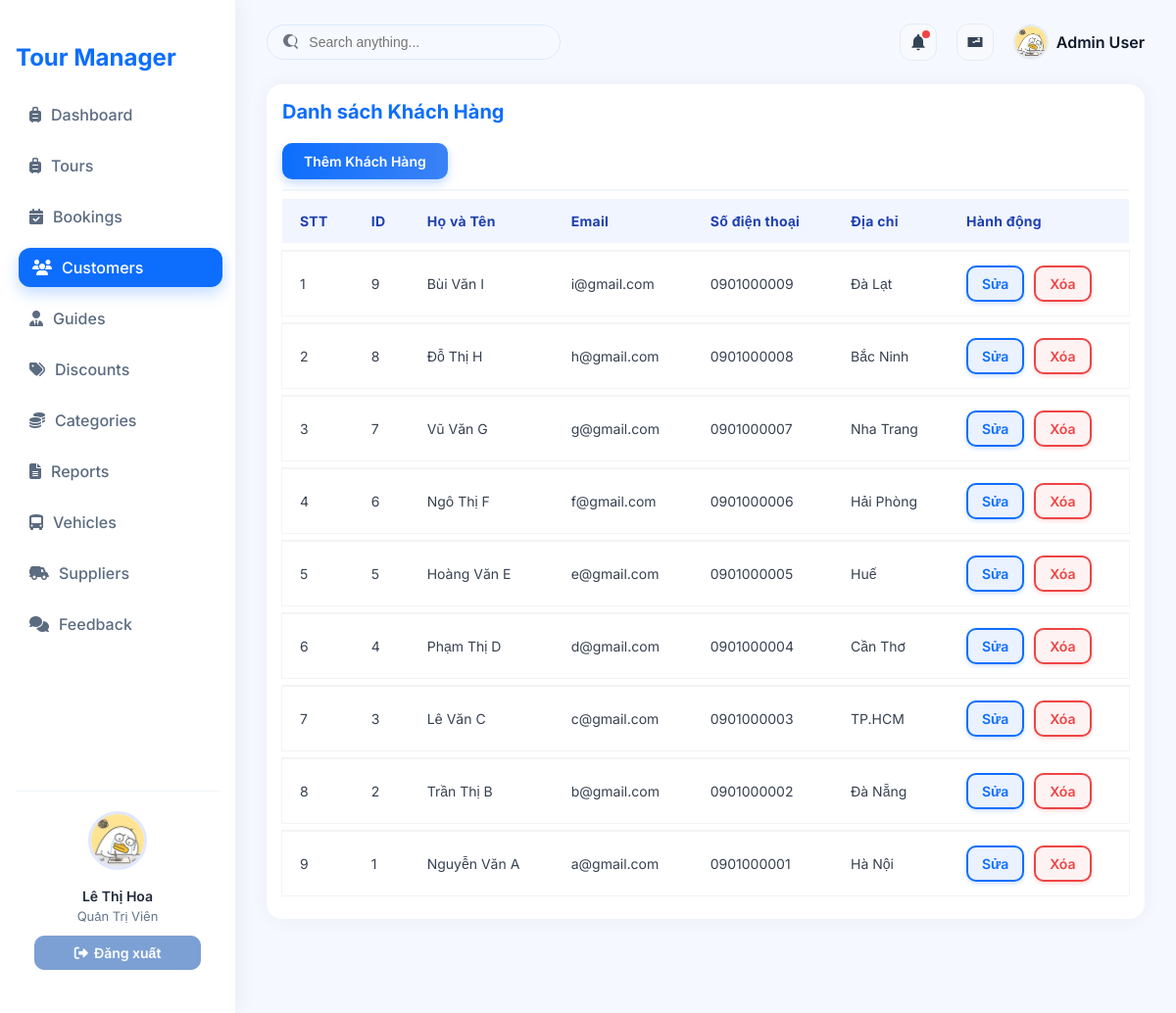
Before: /?action=admin-listCustomer (signed in) with the older database file.
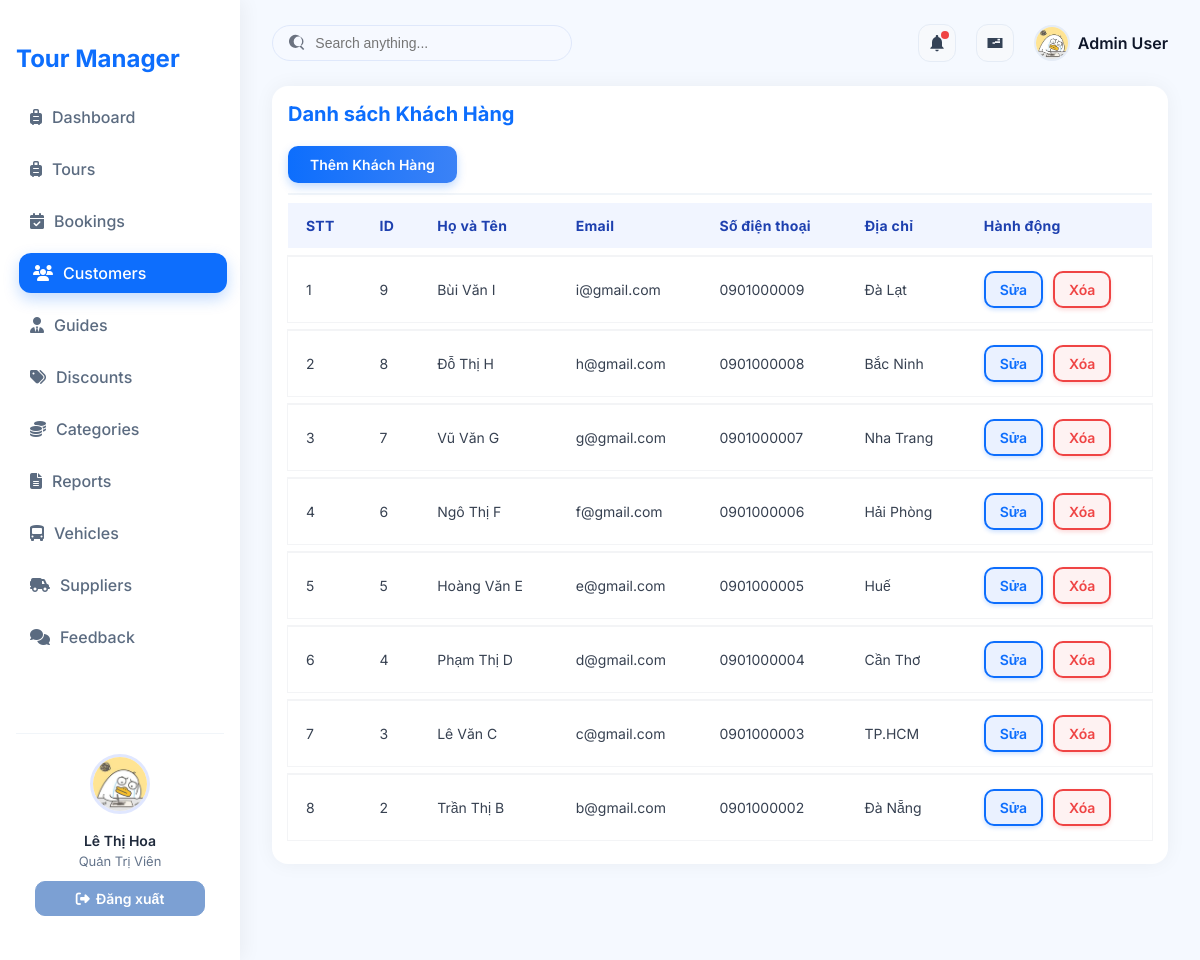
After: the same page with the newer database file.
### tables this page shows
CREATE TABLE `customers` (
  `customer_id` int NOT NULL,
  `full_name` varchar(100) DEFAULT NULL,
  `email` varchar(100) DEFAULT NULL,
  `phone` varchar(20) DEFAULT NULL,
  `address` varchar(255) DEFAULT NULL
);

### controllers/CustomerController.php (called while the page is built, shortened)
<?php
class CustomerController
{
    private $customerModel;
    public function __construct()
    {
        $this->customerModel = new CustomerQuery();
    }
    public function listCustomers()
    {
        $customers = $this->customerModel->getAllCustomers();
        require './views/Customer/listCustomer.php';
    }
}
?>

### routes/index.php (called while the page is built)
<?php
$action = $_GET['action'] ?? '/';
match ($action) {
    '/' => (new ProductController)->home(),
    'admin' => require './views/admin.php',
    'login'=>  (new AuthController)->login(),
    'logout'=>  (new AuthController)->logout(),
    'admin-listTours' => require './views/admin.php',
    'admin-createTours' => require './views/admin.php',
    'admin-updateTours' => require './views/admin.php',
    'admin-listUsers' => require './views/admin.php',
    'admin-createUsers' => require './views/admin.php',
    'admin-updateUsers' => require './views/admin.php',
    'admin-listCategory' => require './views/admin.php',
    'admin-createCategory' => require './views/admin.php',
    'admin-updateCategory' => require './views/admin.php',
    'admin-listCustomer' => require './views/admin.php',
    'admin-createCustomer' => require './views/admin.php',
    'admin-updateCustomer' => require './views/admin.php',
    'admin-listDiscount' => require './views/admin.php',
    'admin-createDiscount' => require './views/admin.php',
    'admin-updateDiscount' => require './views/admin.php',
    default => require './views/admin.php',
};

### index.php (called while the page is built, shortened)
<?php
spl_autoload_register(function ($class) {
    $fileName = "$class.php";
    $fileModel              = PATH_MODEL . $fileName;
});
require_once './routes/index.php';

### models/BaseModel.php (called while the page is built, shortened)
<?php
class BaseModel
{
    public function __construct()
    {
        $dsn = sprintf('mysql:host=%s;port=%s;dbname=%s;charset=utf8', DB_HOST, DB_PORT, DB_NAME);
        try {
            $this->pdo = new PDO($dsn, DB_USERNAME, DB_PASSWORD, DB_OPTIONS);
        } catch (PDOException $e) {
            die("Kết nối cơ sở dữ liệu thất bại: {$e->getMessage()}. Vui lòng thử lại sau.");
        }
    }
}

### models/CustomerQuery.php (called while the page is built, shortened)
<?php
class CustomerQuery extends BaseModel {
    public function getAllCustomers() {
        $sql = "SELECT * FROM customers ORDER BY customer_id DESC";
        $stmt = $this->pdo->prepare($sql);
        $stmt->execute();
        return $stmt->fetchAll(PDO::FETCH_ASSOC);
    }
}
?>

### views/Customer/ListCustomer.php (the view)
<div class="main-content p-4">
    <div class="table-container">
        <div class="admin-table-container">
            <div class="table-header d-flex justify-content-between align-items-center mb-3">
                <h4 class="fw-bold">Danh sách Khách Hàng</h4><br>
                <a href="?action=admin-createCustomer" class="btn btn-primary">
                    Thêm Khách Hàng
                </a>
            </div>
            <table class="table table-striped align-middle">
                <thead>
                    <tr>
                        <th>STT</th>
                        <th>ID</th>
                        <th>Họ và Tên</th>
                        <th>Email</th>
                        <th>Số điện thoại</th>
                        <th>Địa chỉ</th>
                        <th>Hành động</th>
                    </tr>
                </thead>
                <tbody>
                    <?php $stt = 1; foreach($customers as $customer): ?>
                    <tr>
                        <td><?= $stt++; ?></td>
                        <td><?= $customer['customer_id']; ?></td>
                        <td><?= htmlspecialchars($customer['full_name']); ?></td>
                        <td><?= htmlspecialchars($customer['email']); ?></td>
                        <td><?= htmlspecialchars($customer['phone']); ?></td>
                        <td><?= htmlspecialchars($customer['address']); ?></td>
                        <td>
                            <a href="?action=admin-updateCustomer&id=<?= $customer['customer_id']; ?>"
                                class="btn btn-sm btn-outline-success">Sửa</a>
                            <a href="?action=admin-deleteCustomer&id=<?= $customer['customer_id']; ?>"
                                onclick="return confirm('Xác nhận xóa khách hàng này?')"
                                class="btn btn-sm btn-outline-danger">Xóa</a>
                        </td>
                    </tr>
                    <?php endforeach; ?>
                </tbody>
            </table>
        </div>
    </div>
</div>

Changed rows visible on the page:
removed customers: customer_id "1", full_name "Nguyễn Văn A", email "a@gmail.com", phone "0901000001", address "Hà Nội"
